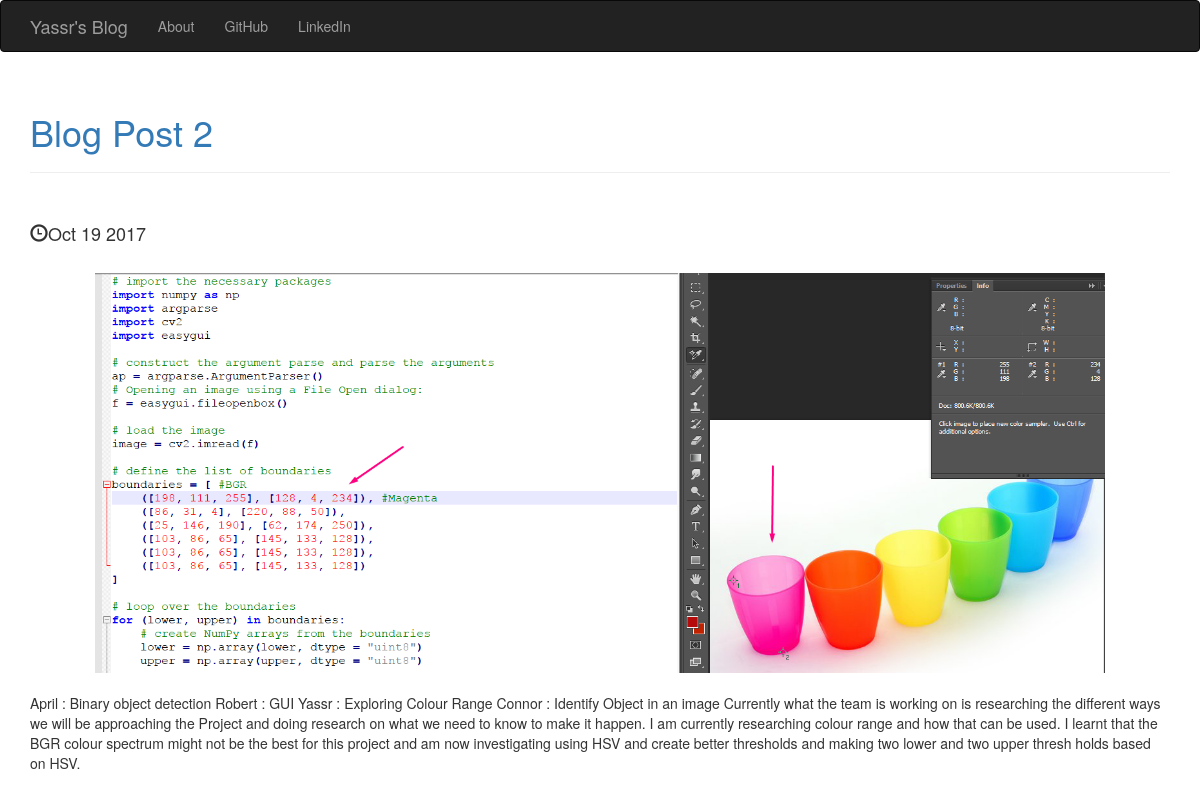
Page /posts/2/ on the committed database.
### posts/models.py (models this page shows, shortened)
class Post(models.Model):
    title = models.CharField(max_length=250)
    pub_date = models.DateTimeField()
    image = models.ImageField(upload_to='media/')
    content = models.TextField()
    def pub_date_pretty(self):
        return self.pub_date.strftime('%b %d %Y')

### posts/views.py (the view)
# urls.py: url(r'^posts/(?P<post_id>[0-9]+)/$', views.post_details, name='post_detail'),
def post_details(request, post_id):
    post = get_object_or_404(Post, pk=post_id)
    return render(request, 'posts/post_detail.html',{'post': post})

### posts/templates/posts/post_detail.html (shortened to what this page needs)
<!DOCTYPE html>
<!doctype html>
<html lang="en">
  <head>
    <link rel="stylesheet" href="https://maxcdn.bootstrapcdn.com/bootstrap/3.3.7/css/bootstrap.min.css">
  </head>
  <body>
   <nav class="navbar navbar-inverse">
       <div class="container">
           <div class="navbar-header">
               <a class="navbar-brand" href="{% url 'index'  %}">Yassr's Blog</a>
           </div>
           <div class="collapse navbar-collapse" id="mynav">
                <ul class="nav navbar-nav">
                    <li ><a>About</a></li>
                    <li ><a href="https://github.com/Yassr">GitHub</a></li>
                    <li ><a href="https://www.linkedin.com/in/yassrshaar/">LinkedIn</a></li>
                </ul>
           </div>
       </div>
   </nav>
   <div class="container">
        {% load static %}
        <br />
        <a href="{% url 'post_detail' post.id %}"><h1>{{ post.title }}</h1></a>
        <hr />
            <br />
            <h4><span class="glyphicon glyphicon-time" aria-hidden="true"></span>{{ post.pub_date_pretty }}</h4>
            <br />
            <img src="{{ post.image.url }}" class="img-responsive center-block" style="max-height: 400px;"/>
            <br />
            {{ post.content}}
            <br /><br />
   </div>
</body>
</html>

### rows in the picture
Post: title "Blog Post 2", pub_date_pretty "Oct 19 2017", image (picture), content "April : Binary object detection Robert : GUI Yassr : Exploring Colour Range Connor : Identify Object in an image Currently what the team is working on is researching the different ways we will be approaching the Project and doing research on what we need to know to make it happen. I am currently researching colour range and how that can be used. I learnt that the BGR colour spectrum might not be the best for this project and am now investigating using HSV and create better thresholds and making two lower and two upper thresh holds based on HSV."
